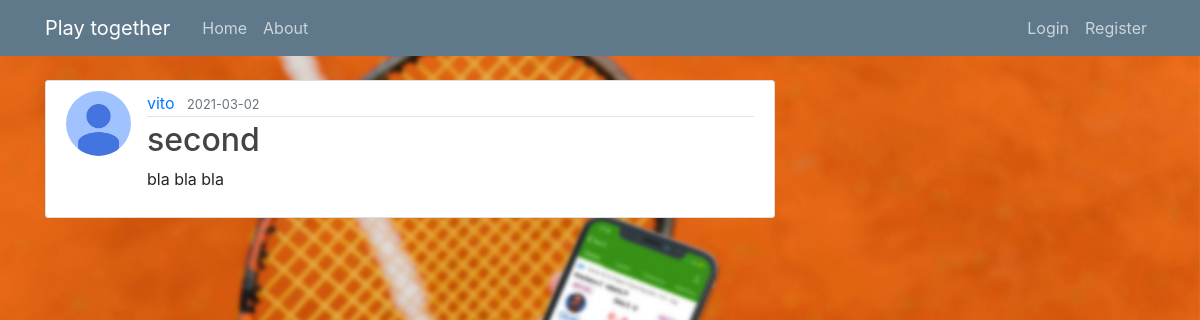
Screenshot of /post/2 with the database file from the repository.
### models.py (models this page shows, shortened)
class User(db.Model, UserMixin):
    id = db.Column(db.Integer, primary_key=True)
    username = db.Column(db.String(20), unique=True, nullable=False)
    email = db.Column(db.String(120), unique=True, nullable=False)
    image_file = db.Column(db.String(20), nullable=False, default='default.jpg')
    password = db.Column(db.String(60), nullable=False)
    posts = db.relationship('Post', backref='author', lazy=True)

class Post(db.Model):
    id = db.Column(db.Integer, primary_key=True)
    title = db.Column(db.String(100), nullable=False)
    date_posted = db.Column(db.DateTime, nullable=False, default=datetime.utcnow)
    content = db.Column(db.Text, nullable=False)
    user_id = db.Column(db.Integer, db.ForeignKey('user.id'), nullable=False)

### app.py (the view)
@app.route("/post/<int:post_id>")
def post(post_id):
    post = Post.query.get_or_404(post_id)
    return render_template('post.html', title=post.title, post=post)

### templates/post.html (shortened to what this page needs)
{% extends "layout.html" %}
{% block content %}
  <article class="media content-section">
    <img class="rounded-circle article-img" src="{{ url_for('static', filename='profile_pics/' + post.author.image_file) }}">
    <div class="media-body">
      <div class="article-metadata">
        <a class="mr-2" href="{{ url_for('user_posts', username=post.author.username) }}">{{ post.author.username }}</a>
        <small class="text-muted">{{ post.date_posted.strftime('%Y-%m-%d') }}</small>
      </div>
      <h2 class="article-title">{{ post.title }}</h2>
      <p class="article-content">{{ post.content }}</p>
    </div>
  </article>
{% endblock content %}

### static/main.css (style rules this page uses)
body { background: url("sfondo.jpg") no-repeat; background-size: cover; margin-top: 5rem; }
h1, h2, h3, h4, h5, h6 { color: #444444; }
.content-section { background: #ffffff; padding: 10px 20px; border: 1px solid #dddddd; border-radius: 3px; margin-bottom: 20px; }
.article-title { color: #444444; }
.article-content { white-space: pre-line; }
.article-img { height: 65px; width: 65px; margin-right: 16px; }
.article-metadata { padding-bottom: 1px; margin-bottom: 4px; border-bottom: 1px solid #e3e3e3 }

### rows the page displays
User: image_file (placeholder picture), author.username "vito"
Post: date_posted "2021-03-02", title "second", content "bla bla bla"
